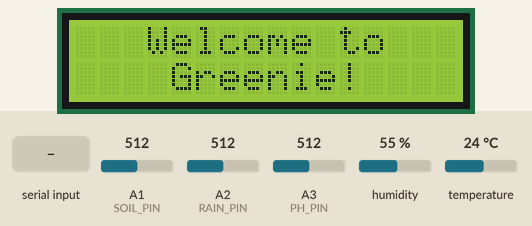
Simulated run of this sketch. Board: Arduino Uno, built with avr-gcc and run on an emulated ATmega328P. On the bench: 16×2 character LCD. The inputs (shaded band) are chosen by the test bench; at power-on: A1 (SOIL_PIN) = 512, A2 (RAIN_PIN) = 512, A3 (PH_PIN) = 512, humidity 55 %, temperature 24 °C.

Above: at 1.2 s.
1.3 s: "6\n" received over the second serial link
At 3.5 s:
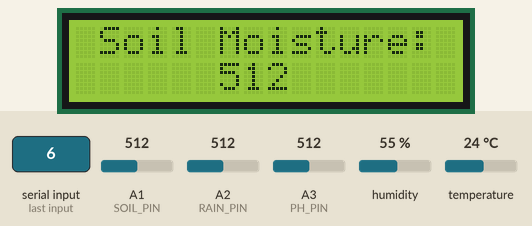
8.8 s: "8\n" received over the second serial link
At 12.0 s:
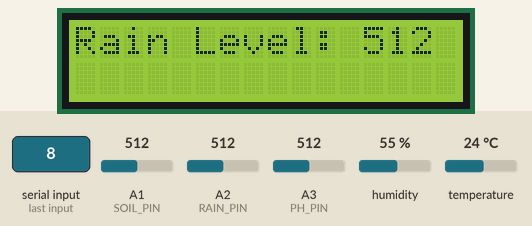
13.1 s: "7\n" received over the second serial link
At 17.7 s:
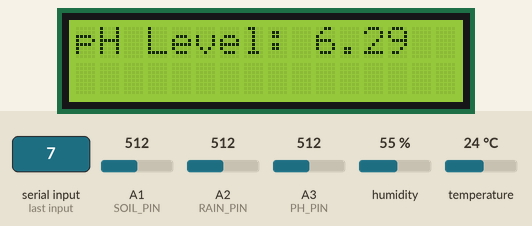
18.0 s: "5\n" received over the second serial link
At 22.7 s:
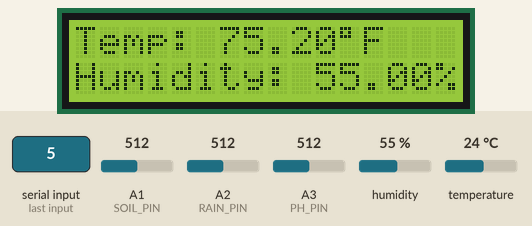
Timing chart, 0 to 24.2 s (numbered marks = the images above; inputs shaded):
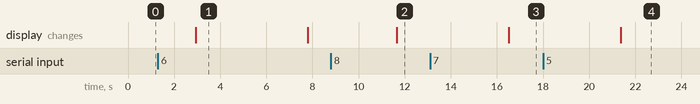

Measured:
- after the input at 1.3 s, the display: changes after 1.6 s (image 1)
- after the input at 8.8 s, the display: changes after 2.8 s (image 2)
- after the input at 13.1 s, the display: changes after 3.4 s (image 3)
- after the input at 18.0 s, the display: changes after 3.4 s (image 4)
- what the display in image 1 shows lasts 4.9 s, from 2.9 s to 7.8 s

The sketch:

FinalArduino.ino
```cpp
#include <DHT.h>
#include <SoftwareSerial.h>
#include <LiquidCrystal.h>

//Temperature & Humidity Sensor
#define DHT_TYPE DHT11
#define DHT_PIN A0
// Soil Moisture Sensor pin
#define SOIL_PIN A1
// Rain Sensor pin
#define RAIN_PIN A2
// pH Sensor pin
#define PH_PIN A3

int phVal = 0;
unsigned long int avgVal;
int buffer_arr[10], phTemp;
float phFinal;
float calibration_value = 21.34 - 0.8;
int chk;
float temp;
float hum;
int soil;
int rain;

DHT dht(DHT_PIN, DHT_TYPE);


SoftwareSerial arduino(9, 10);
//SoftwareSerial arduino2(1, 0);

//12, 11, 5, 4, 3, 2
LiquidCrystal lcd(12, 11, 5, 4, 3, 2);

void setup() {
  Serial.begin(9600);
  arduino.begin(9600);
  //LCD Contrast (6, 0) or (6, 60)
  //analogWrite(1, 0);
  lcd.begin(16, 2);
  //while(!Serial);
  dht.begin();
}

void loop() {

  lcd.setCursor(0, 0);
  lcd.print("   Welcome to");
  lcd.setCursor(0, 1);
  lcd.print("    Greenie!");

  if(arduino.available() > 0) {
    int state = arduino.parseInt();

    // LCD Rain Display
    if (state == 8){
      lcd.clear();
      lcd.setCursor(0, 0);
      lcd.print("Rain Level: ");
      lcd.print(rain);
      delay(2000);
    }
    // LCD pH Display
    if (state == 7){
      lcd.clear();
      lcd.setCursor(0, 0);
      lcd.print("pH Level: ");
      lcd.print(phFinal);
      delay(2000);
    }
    // LCD Soil Display
    if (state == 6){

      lcd.clear();
      lcd.setCursor(0, 0);
      lcd.print(" Soil Moisture: ");
      lcd.setCursor(6, 1);
      lcd.print(soil);
      delay(2000);
    }
    // LCD Temp/Humidity Display
    if (state == 5){
      lcd.clear();
      lcd.setCursor(0, 0);
      lcd.print("Temp: ");
      lcd.print(temp);
      lcd.print((char)223);
      lcd.print("F");
      lcd.setCursor(0, 1);
      lcd.print("Humidity: ");
      lcd.print(hum);
      lcd.print("%");
      delay(2000);
    }

    // LCD Temp/Humidity Data OFF
    if (state == 4){
      delay(10);
      lcd.clear();
      lcd.setCursor(0, 0);
      lcd.print("Welcome to");
      lcd.setCursor(0, 1);
      lcd.print("Greenie!");
      delay(2000);
    }

    /*
    // Nutrient Pump Control
    if (state == 3){
      digitalWrite(A5, HIGH);
      Serial.println("Nutrient Pump ON");
    }
    if (state == 2){
      digitalWrite(A5, LOW);
      Serial.println("Nutrient Pump OFF");
    }

    // Water Pump Control
    if (state == 1){
      digitalWrite(7, HIGH);
      Serial.println("LED ON");
    }
    if (state == 0){
      digitalWrite(7, LOW);
      Serial.println("LED OFF");
    }
    */
  }

  if(Serial.available() == 0) {
    chk = dht.read(DHT_PIN);
    temp = (dht.readTemperature() * 9/5) + 32;
    delay(100);
    hum = dht.readHumidity();
    delay(100);
    soil = analogRead(SOIL_PIN);
    delay(100);
    rain = analogRead(RAIN_PIN);
    delay(100);
    ph_sensor();
    delay(100);
    arduino.print(temp);
    arduino.print("T");
    arduino.print(hum);
    arduino.print("H");
    arduino.print(soil);
    arduino.print("S");
    arduino.print(rain);
    arduino.print("R");
    arduino.print(phFinal);
    arduino.print("P");
    arduino.print("\n");
    delay(2000);
  }
}

void ph_sensor() {
  for(int i=0;i<10;i++) {
    buffer_arr[i]=analogRead(PH_PIN);
    delay(30);
  }

  for(int i=0;i<9;i++) {
    for(int j=i+1;j<10;j++) {
      if(buffer_arr[i]>buffer_arr[j]) {
        phTemp=buffer_arr[i];
        buffer_arr[i]=buffer_arr[j];
        buffer_arr[j]=phTemp;
      }
    }
  }

  avgVal=0;
  for(int i=2;i<8;i++) {
    avgVal+=buffer_arr[i];
  }
  float volt=(float)avgVal*5.0/1024/6;
  phFinal = -5.70 * volt + calibration_value;
}
```
